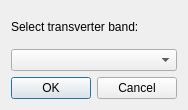
<?xml version="1.0" encoding="UTF-8"?>
<ui version="4.0">
 <class>AddTransVerterDialog</class>
 <widget class="QDialog" name="AddTransVerterDialog">
  <property name="geometry">
   <rect>
    <x>0</x>
    <y>0</y>
    <width>174</width>
    <height>110</height>
   </rect>
  </property>
  <property name="windowTitle">
   <string>Add Transverter </string>
  </property>
  <layout class="QVBoxLayout" name="verticalLayout">
   <item>
    <widget class="QLabel" name="label">
     <property name="text">
      <string>Select transverter band:</string>
     </property>
    </widget>
   </item>
   <item>
    <widget class="QComboBox" name="bandSel"/>
   </item>
   <item>
    <widget class="QDialogButtonBox" name="buttonBox">
     <property name="orientation">
      <enum>Qt::Horizontal</enum>
     </property>
     <property name="standardButtons">
      <set>QDialogButtonBox::Cancel|QDialogButtonBox::Ok</set>
     </property>
    </widget>
   </item>
  </layout>
 </widget>
 <resources/>
 <connections>
  <connection>
   <sender>buttonBox</sender>
   <signal>accepted()</signal>
   <receiver>AddTransVerterDialog</receiver>
   <slot>accept()</slot>
   <hints>
    <hint type="sourcelabel">
     <x>248</x>
     <y>254</y>
    </hint>
    <hint type="destinationlabel">
     <x>157</x>
     <y>274</y>
    </hint>
   </hints>
  </connection>
  <connection>
   <sender>buttonBox</sender>
   <signal>rejected()</signal>
   <receiver>AddTransVerterDialog</receiver>
   <slot>reject()</slot>
   <hints>
    <hint type="sourcelabel">
     <x>316</x>
     <y>260</y>
    </hint>
    <hint type="destinationlabel">
     <x>286</x>
     <y>274</y>
    </hint>
   </hints>
  </connection>
 </connections>
</ui>
